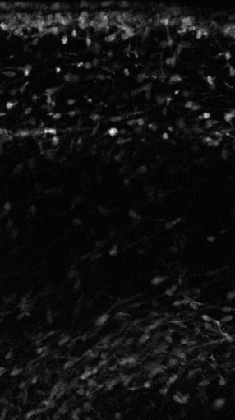
%> input picture Lim2018/Figures_codes/Matlab_scripts/Fig1_5/Fig1-Mzquant/E14 and 16_vgat/E16_vgat_b1_s007-1.tif, 235 x 420 px, shrunk from 286 x 511 before the run; its folder holds only this picture in this run
$ octave vgat_loop.m   (GNU Octave 9; MATLAB toolbox functions it lacks are replaced by stand-ins)
%> lines starting %> are read from the running program, lines starting %| are printed output that depends on the picture; in (x1, y1, x2, y2) boxes, pixels count from 0 and x2, y2 are one past the last pixel; in counts of white or black regions, pixels touching at a corner belong together; the program's own positions count from 1
### Lim2018/Figures_codes/Matlab_scripts/Fig1_5/Fig1-Mzquant/E14 and 16_vgat/vgat_e16.m
% May 2016- for vgat-cre X RCE - using confocal to optical section. this
% reduces the number of cells "merged" together thus allowing for more accurate
% quantification.


function data = vgat_e16(filename, A)
%> called with filename = 'E16_vgat_b1_s007-1.tif'


%%
I_gfp = imread (filename, A.ch);
%> I_gfp is the input picture: size 420x235 uint16; min 1, max 401, mean 27.4
bkg1 = mean (mode ((double(I_gfp))));
%> bkg1 = 10.23
I_gfp = I_gfp-bkg1; %background subtraction of gfp
% opening-closing by reconstruction of GFP image
se2 = strel('disk', 1,8); %structral element
se2B = strel ('disk',1,8);
I_gfp_e = imerode(I_gfp, se2); %eroding center of mass of cell
%figure, imshow(I_gfp_e, []), title('Image eroded');
I_gfp_obr = imreconstruct(I_gfp_e, I_gfp); %reconstruction after eroding
%figure, imshow(I_gfp_obr, []), title('GFPImage reconstructed');
I_gfp_obrd = imdilate(I_gfp_obr, se2); %measuring local max
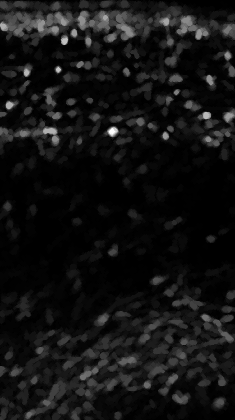
%> I_gfp_obrd: size 420x235 uint16; min 0, max 329, mean 24.5; drawn with min black and max white
%figure, imshow(I_gfp_obrd, []), title('I_gfp_obrd'); %showing local max
I_gfp_obrcbr = imreconstruct(imcomplement(I_gfp_obrd), imcomplement(I_gfp_obr));
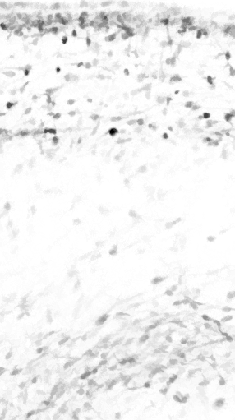
%> I_gfp_obrcbr: size 420x235 uint16; min 65206, max 65535, mean 65517.7; drawn with min black and max white
%reconstruct image with eroded and dilate image
I_gfp_obrcbr = imcomplement(I_gfp_obrcbr);
%inverse of eroded and dilated image, orginal image eroded & dilate
%figure, imshow(I_gfp_obrcbr, []), title('I_gfp_obrcbr')
%%
%gating GFP image by locate regional maxima
fgm = imregionalmax(I_gfp_obrd); %don't change
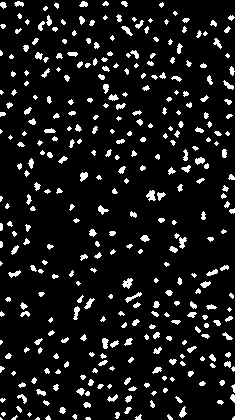
%> fgm: size 420x235 logical; 9.2% white; 350 white regions (106 under 20 px), largest, box (x1, y1, x2, y2) and area: (122, 278, 133, 289) 70, (146, 190, 156, 201) 69, (125, 292, 142, 303) 60
%figure, imshow(fgm, []), title ('fgm');
fgm2 = bwareaopen(fgm,1); %gating for size
figure, imshow(fgm2);
%%
[~, bw_gfp] = thresh_tool(imadjust(I_gfp)); %image to black and white - binary operation
%bw_gfp =  bwareaopen (bw_gfp, 40);

bw_total = bw_gfp & fgm2;
%bw_total = bwareaopen (bw_total, 5);
%figure, imshow(bw_total);
bw_gfp = bwareaopen(bw_gfp,5); % morphological opening to gate for the miniminal size of objects
figure, imshow(bw_gfp);
bwf_total = fgm2 & bw_gfp; % logical "AND" to only consider objects that overlap between fgm6 and bw3

%%
[r , col] = size (I_gfp);
IndMZ = round(0.1*r);
MZ_gfp= bwf_total;
MZ_gfp(IndMZ:r, :) = 0;
svz_gfp= bwf_total;
svz_gfp(1:IndMZ, :) = 0;
r = double (r);
col = double (col);
Ta = r*col/(A.px^2)/10^6;
A_MZ = 0.1*Ta;
A_SVZ = 0.9*Ta;
%%
% object labeling
[~, MZ] = bwlabel(MZ_gfp);
[~, svz] = bwlabel(svz_gfp);
%%
%subplot of figures
%subplots
hfig1 = figure(1);
set(hfig1, 'Position', [400 200 1200 600]);

%first subplot
subplot_tight(1,3,1); imshow(imadjust(I_gfp)); title ('All reporter');

%second subplot
subplot_tight(1,3,2); imshow (MZ_gfp); title ('MZ+ cells');

%3rd subplot
subplot_tight(1,3,3); imshow(svz_gfp); title ('SVZ+ cells');
%

% write the data in excel spreasheet


%%
d(:, 1)= [MZ, svz];
d (:, 2)  = [A_MZ , A_SVZ];
data1= num2cell(d);
%%
[~,imagename, ~] = fileparts(filename);
data3 =  cell(2, 4);
data3(:,4) = {imagename};
data3(:, 2) = {A.Brainno};
data3(:, 3) = {A.Age};
data3(:, 1)  = {'MZ', 'SVZ'}';
%%
C1 = horzcat (data1, data3);
data = cell2dataset(C1, 'VarNames', {'GFP', 'Areamm2', 'Region', 'Brainno', 'Age', 'imagename'});
end


### Lim2018/Figures_codes/Matlab_scripts/Fig1_5/Fig1-Mzquant/E14 and 16_vgat/thresh_tool.m
function [level,bw] = thresh_tool(im,cmap,defaultLevel) %mainfunction
%THRESH_TOOL  Interactively select intensity level for image thresholding.
%   THRESH_TOOL launches a GUI (graphical user interface) for thresholding
%   an intensity input image, IM. IM is displayed in the top left corner. A
%   colorbar and IM's histogram are displayed on the bottom. A line on the
%   histogram indicates the current threshold level. A binary image is
%   displayed in the top right based on the selected level.  To change the
%   level, click and drag the line. The output image updates automatically.
%
%   There are two ways to use this tool.
%
%Mode 1 - nonblocking behavior:
%   THRESH_TOOL(IM) launches GUI tool.  You can continue using the MATLAB
%   Desktop.  Since no results are needed, the function does not block
%   execution of other commands.
%
%   THRESH_TOOL(IM,CMAP) allows the user to specify the colormap, CMAP.  If
%   not specified, the default colormap is used.
%
%   THRESH_TOOL(IM,CMAP,DEFAULTLEVEL) allows the user to specify the
%   default threshold level. If not specified, DEFAULTLEVEL is determined
%   by GRAYTHRESH. Valid values for DEFAULTLEVEL must be consistent with
%   the data type of IM for integer intensity images: uint8 [0,255], uint16
%   [0,65535], int16 [-32768,32767].
%
%   Example
%       x = imread('rice.png');
%       thresh_tool(x)          %no return value, so MATLAB keeps running
%
%Mode 2 - blocking behavior:
%   LEVEL = THRESH_TOOL(...) returns the user selected level, LEVEL, and
%   MATLAB waits for the result before proceeding.  This blocking behavior
%   mode allows the tool to be inserted into an image processing algorithm
%   to support an automated workflow.
%
%   [LEVEL,BW] = THRESH_TOOL(...) also returns the thresholded binary
%   output image, BW.
%
%   Example
%       x = imread('rice.png');
%       lev = thresh_tool(x)    %MATLAB waits for GUI tool to finish
%
%See also COLORMAP, GRAYTHRESH, IM2BW.

%defensive programming
error(nargchk(1,3,nargin))
error(nargoutchk(0,2,nargout))

%validate defaultLevel within range
if nargin>2 %uer specified DEFAULTLEVEL
  dataType = class(im);
  switch dataType
    case 'uint8','uint16','int16'
      if defaultLevel<intmin(dataType) | defaultLevel>intmax(dataType)
        error(['Specified DEFAULTLEVEL outside class range for ' dataType])
      elseif defaultLevel<min(im(:)) | defaultLevel>max(im(:))
        error('Specified DEFAULTLEVEL outside data range for IM')
      end
    case 'double','single'
      %okay, do nothing
    otherwise
      error(['Unsupport image type ' dataType])
  end %switch
end

max_colors=1000;    %practical limit

%calculate bins centers
color_range = double(limits(im));
%> in limits, `result=[min(a(:)) max(a(:))];`: result = [0 65535]
if isa(im,'uint8') %special case [0 255]
  color_range = [0 255];
  num_colors = 256;
  di = 1;
elseif isinteger(im)
  %try direct indices first
  num_colors = diff(color_range)+1;
  if num_colors<max_colors %okay
    di = 1;                                 %inherent bins
  else %too many levels
    num_colors = max_colors;                %practical limit
    di = diff(color_range)/(num_colors-1);
  end
else %noninteger
  %try infering discrete resolution first (intensities often quantized)
  di = min(diff(sort(unique(im(:)))));
  num_colors = round(diff(color_range)/di)+1;
  if num_colors>max_colors %too many levels
    num_colors = max_colors;                %practical limit
    di = diff(color_range)/(num_colors-1);
  end
end
bin_ctrs = [color_range(1):di:color_range(2)];
FmtSpec = ['%.' num2str(ceil(-log10(di))) 'f'];

%new figure - interactive GUI tool for level segmenting
h_fig = figure; bigsize;
set(h_fig,'ToolBar','Figure')
if nargin>1 && isstr(cmap) && strmatch(lower(cmap),'gray')
  full_map = gray(num_colors);
elseif nargin>1 && isnumeric(cmap) && length(size(cmap))==2 && size(cmap,2)==3
  full_map = cmap;
else
  full_map = jet(num_colors);
end
setappdata(h_fig,'im',im)
setappdata(h_fig,'FmtSpec',FmtSpec)

%top left - input image
h_ax1 = axes('unit','norm','pos',[0.05 0.35 0.4 0.60]);
rgb = im2rgb(im,full_map);
  % [9 lines left out: function im2rgb, not called in this run]

image(rgb), axis image
%subimage(im,full_map)
axis off, title('Input Image')

%top right - segmented (eventually)
h_ax2 = axes('unit','norm','pos',[0.55 0.35 0.4 0.60]);
axis off
setappdata(h_fig,'h_ax2',h_ax2)

%next to bottom - intensity distribution
h_hist = axes('unit','norm','pos',[0.05 0.1 0.9 0.2]);
n = hist(double(im(:)),bin_ctrs);
bar(bin_ctrs,n)
axis([color_range limits(n(2:end-1))]) %ignore saturated end scaling
set(h_hist,'xtick',[],'ytick',[])
title('Intensity Distribution')

%very bottom - colorbar
h_cbar = axes('unit','norm','pos',[0.05 0.05 0.9 0.05],'tag','thresh_tool_cbar');
subimage(color_range,[0.5 1.5],1:num_colors,full_map)
set(h_cbar,'ytick',[],'xlim',color_range)
axis normal

v=version;
if str2num(v(1:3))>=7
  %link top axes (pan & zoom)
  linkaxes([h_ax1 h_ax2])
  %link bottom axes (X only - pan & zoom)
  linkaxes([h_hist h_cbar],'x')
end

%colorbar tick locations
set(h_cbar,'xtick',color_range)

%threshold level - initial guess (graythresh)
if nargin>2 %user specified default level
  my_level = defaultLevel;
else %graythresh default
  lo = double(color_range(1));
  hi = double(color_range(2));
  norm_im = (double(im)-lo)/(hi-lo);
  norm_level = graythresh(norm_im); %GRAYTHRESH assumes DOUBLE range [0,1]
  my_level = norm_level*(hi-lo)+lo;
end

%display level as vertical line
axes(h_hist)
h_lev = vline(my_level,'-');
set(h_lev,'LineWidth',2,'color',0.5*[1 1 1],'UserData',my_level)
setappdata(h_fig,'h_lev',h_lev)

%attach draggable behavior for user to change level
move_vline(h_lev,@update_plot);

axes(h_cbar)
y_lim = get(h_cbar,'ylim');

% PLACE TEXT LOCATION ON COLORBAR (Laurens)
%h_text = text(my_level,mean(y_lim),num2str(round(my_level)));
h_text = text(my_level,mean(y_lim),'dummy','HorizontalAlignment','Center');
if nargin<2
  text_color = 0.5*[1 1 1];
else
  text_color = 'm';
end
set(h_text,'FontWeight','Bold','color',text_color,'Tag','cbar_text')
movex_text(h_text,my_level)
%%%%%%%%%%%%%%%%%%%%%%%%

%segmented image
bw = im>my_level;
axes(h_ax2)
hold on
subimage(bw), axis off, axis ij
hold off
title('Segmented')

update_plot

%add reset button (resort to initial guess)
h_reset = uicontrol('unit','norm','pos',[0.0 0.95 .1 .05]);
set(h_reset,'string','Reset','callback',@ResetOriginalLevel)

if nargout>0 %return result(s)
  h_done = uicontrol('unit','norm','pos',[0.9 0.95 0.1 0.05]);
  set(h_done,'string','Done','callback','delete(gcbo)') %better
  %inspect(h_fig)
  set(h_fig,'WindowStyle','modal')
  waitfor(h_done)
  if ishandle(h_fig)
    h_lev = getappdata(gcf,'h_lev');
    level = mean(get(h_lev,'xdata'));
    if nargout>1
      h_im2 = findobj(h_ax2,'type','image');
      bw = logical(rgb2gray(get(h_im2,'cdata')));
    end
    delete(h_fig)
  else
    warning('THRESHTOOL:UserAborted','User Aborted - no return value')
    level = [];
  end
end

end %thresh_tool (mainfunction)


% [21 lines left out: functions ResetOriginalLevel, update_plot, not called in this run]


%function rgbsubimage(im,map), error('DISABLED')


%----------------------------------------------------------------------
function move_vline(handle,DoneFcn) %subfunction
%MOVE_VLINE implements horizontal movement of line.
%
%  Example:
%    plot(sin(0:0.1:pi))
%    h=vline(1);
%    move_vline(h)
%
%Note: This tools strictly requires MOVEX_TEXT, and isn't much good
%      without VLINE by Brandon Kuczenski, available at MATLAB Central.
%<http://www.mathworks.com/matlabcentral/fileexchange/loadFile.do?objectId=1039&objectType=file>

% This seems to lock the axes position
set(gcf,'Nextplot','Replace')
set(gcf,'DoubleBuffer','on')

h_ax=get(handle,'parent');
h_fig=get(h_ax,'parent');
setappdata(h_fig,'h_vline',handle)
if nargin<2, DoneFcn=[]; end
setappdata(h_fig,'DoneFcn',DoneFcn)
set(handle,'ButtonDownFcn',@DownFcn)

  % [30 lines left out: functions DownFcn, UpFcn, MoveFcn, not called in this run]

end %move_vline(subfunction)


%----------------------------------------------------------------------
function [x,y] = limits(a) %subfunction
% LIMITS returns min & max values of matrix; else scalar value.
%
%   [lo,hi]=LIMITS(a) returns LOw and HIgh values respectively.
%
%   lim=LIMITS(a) returns 1x2 result, where lim = [lo hi] values

if nargin~=1 | nargout>2 %bogus syntax
  error('usage: [lo,hi]=limits(a)')
end

siz=size(a);

if prod(siz)==1 %scalar
  result=a;                         % value
else %matrix
  result=[min(a(:)) max(a(:))];     % limits
end

if nargout==1 %composite result
  x=result;                         % 1x2 vector
elseif nargout==2 %separate results
  x=result(1);                      % two scalars
  y=result(2);
else %no result
  ans=result                        % display answer
end

end %limits (subfunction)


%----------------------------------------------------------------------
function movex_text(h_txt,x_pos) %subfunction
FmtSpec=getappdata(get(get(h_txt,'parent'),'parent'),'FmtSpec');
msg=sprintf(FmtSpec,x_pos);
pos=get(h_txt,'position');
pos(1)=x_pos;
set(h_txt,'Position',pos,'String',msg)
end %movex_text


%--------------------------------------------------------------------------------------------------------------
function hhh=vline(x,in1,in2) %subfunction
% function h=vline(x, linetype, label)
%
% Draws a vertical line on the current axes at the location specified by 'x'.  Optional arguments are
% 'linetype' (default is 'r:') and 'label', which applies a text label to the graph near the line.  The
% label appears in the same color as the line.
%
% The line is held on the current axes, and after plotting the line, the function returns the axes to
% its prior hold state.
%
% The HandleVisibility property of the line object is set to "off", so not only does it not appear on
% legends, but it is not findable by using findobj.  Specifying an output argument causes the function to
% return a handle to the line, so it can be manipulated or deleted.  Also, the HandleVisibility can be
% overridden by setting the root's ShowHiddenHandles property to on.
%
% h = vline(42,'g','The Answer')
%
% returns a handle to a green vertical line on the current axes at x=42, and creates a text object on
% the current axes, close to the line, which reads "The Answer".
%
% vline also supports vector inputs to draw multiple lines at once.  For example,
%
% vline([4 8 12],{'g','r','b'},{'l1','lab2','LABELC'})
%
% draws three lines with the appropriate labels and colors.
%
% By Brandon Kuczenski for Kensington Labs.
% brandon_kuczenski@kensingtonlabs.com
% 8 November 2001

% Downloaded 8/7/03 from MATLAB Central
% http://www.mathworks.com/matlabcentral/fileexchange/loadFile.do?objectId=1039&objectType=file

if length(x)>1  % vector input
    for I=1:length(x)
        switch nargin
        case 1
            linetype='r:';
            label='';
        case 2
            if ~iscell(in1)
                in1={in1};
            end
            if I>length(in1)
                linetype=in1{end};
            else
                linetype=in1{I};
            end
            label='';
        case 3
            if ~iscell(in1)
                in1={in1};
            end
            if ~iscell(in2)
                in2={in2};
            end
            if I>length(in1)
                linetype=in1{end};
            else
                linetype=in1{I};
            end
            if I>length(in2)
                label=in2{end};
            else
                label=in2{I};
            end
        end
        h(I)=vline(x(I),linetype,label);
    end
else
    switch nargin
    case 1
        linetype='r:';
        label='';
    case 2
        linetype=in1;
        label='';
    case 3
        linetype=in1;
        label=in2;
    end


    g=ishold(gca);
    hold on

    y=get(gca,'ylim');
    h=plot([x x],y,linetype);
    if length(label)
        xx=get(gca,'xlim');
        xrange=xx(2)-xx(1);
        xunit=(x-xx(1))/xrange;
        if xunit<0.8
            text(x+0.01*xrange,y(1)+0.1*(y(2)-y(1)),label,'color',get(h,'color'))
        else
            text(x-.05*xrange,y(1)+0.1*(y(2)-y(1)),label,'color',get(h,'color'))
        end
    end

    if g==0
    hold off
    end
    set(h,'tag','vline','handlevisibility','off')
end % else

if nargout
    hhh=h;
end

end %vline (subfunction)

### Lim2018/Figures_codes/Matlab_scripts/Fig1_5/Fig1-Mzquant/E14 and 16_vgat/im2rgb.m
  function rgb = im2rgb(im,full_map); %nested
    %coerce intensities into gray range [0,1]
    gray = imadjust(im,[],[0 1]);
    %generate indexed image
    num_colors = size(full_map,1);
    ind = gray2ind(gray,num_colors);
    %convert indexed image to RGB
    rgb = ind2rgb(ind,full_map);
  end %im2rgb

### Lim2018/Figures_codes/Matlab_scripts/Fig1_5/Fig1-Mzquant/E14 and 16_vgat/bigsize.m
function bigsize(fig)
% MAXIMIZE Size a window to fill the entire screen.
%
% maximize(HANDLE fig)
%  Will size the window with handle fig such that it fills the entire screen.
%

% Modification History
% ??/??/2001  WHF  Created.
% 04/17/2003  WHF  Found 'outerposition' undocumented feature.
%

% Original author: Bill Finger, Creare Inc.
% Free for redistribution as long as credit comments are preserved.
%

if nargin==0, fig=gcf; end

units=get(fig,'units');
set(fig,'units','pixel','outerposition',[300 70 1224 985]);
set(fig,'units',units);

% Old way:
% These are magic numbers which are probably system dependent.
%dim=get(0,'ScreenSize')-[0 -5 0 72];

%set(fig,'Position',dim);

### Lim2018/Figures_codes/Matlab_scripts/Fig1_5/Fig1-Mzquant/E14 and 16_vgat/vgat_loop.m
close all;
clear all;
%%

i = dir('*.tif'); %lists all stk stacks in current directory
px = 1.1033; %pixel to um conversion - check on apotome
ch1 = 1; % reporter channel


Brainno = '130516_B2';
Genotype = 'vgat-cre';
Age = 'E14.5';
A= struct('Brainno', {Brainno}, 'Genotype', {Genotype}, 'Age', {Age}, 'ch', {ch1}, 'px', {px});
outputfile = strcat (Brainno, '_', Genotype, '.csv');

%%

for k = 1:numel(i) % loops through all images in the directory

    filename = i(k).name;
    z=0;
    z1 =0;
    while z1 ==0;
        vgat((2*k-1:2*k), :) = vgat_e16 (filename, A);
%> in thresh_tool, `num_colors = diff(color_range)+1;`: num_colors = 65536
%> in thresh_tool, `di = diff(color_range)/(num_colors-1);`: di = 65.6
%> in thresh_tool, `bin_ctrs = [color_range(1):di:color_range(2)];`: bin_ctrs = 1000 values from 0 to 65535
%> in thresh_tool, `FmtSpec = ['%.' num2str(ceil(-log10(di))) 'f'];`: FmtSpec = '%.-1f'
%> in im2rgb, `gray = imadjust(im,[],[0 1]);`:
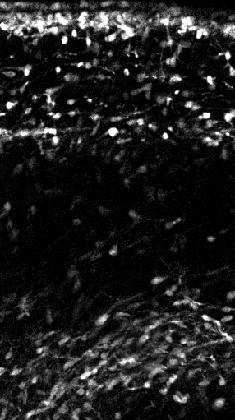
%> gray: size 420x235 uint16; min 0, max 65535, mean 7989.5; drawn with min black and max white
%> in im2rgb, `rgb = ind2rgb(ind,full_map);`:
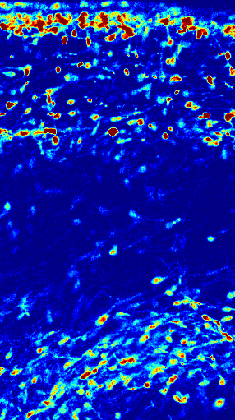
%> rgb: size 420x235x3 double; mean R, G, B 0.0558, 0.143, 0.668
%> in thresh_tool, `n = hist(double(im(:)),bin_ctrs);`: n = 1000 values, max 24944 at index 1, min 0 at index 2, mean 98.7
%> in thresh_tool, `title('Intensity Distribution')`:
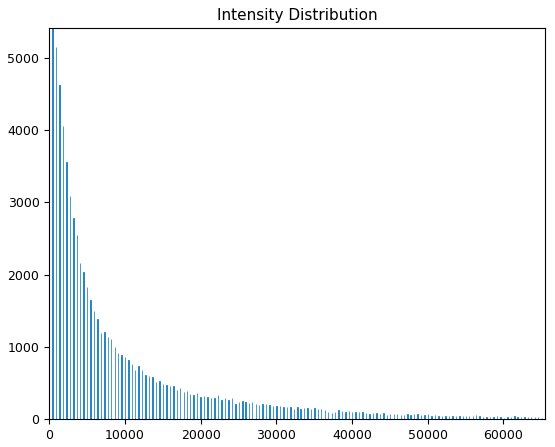
%> figure redrawn from the program's plot data; tallest bar 24944 high, from x = -26.24 to 26.24
%> in thresh_tool, `lo = double(color_range(1));`: lo = 0
%> in thresh_tool, `hi = double(color_range(2));`: hi = 65535
%> in thresh_tool, `norm_level = graythresh(norm_im);`: norm_level = 0.3
%> in thresh_tool, `my_level = norm_level*(hi-lo)+lo;`: my_level = 19660.5
%> in thresh_tool, `h_lev = vline(my_level,'-');`: h_lev = -80.28
%> in move_vline, `h_ax=get(handle,'parent');`: h_ax = -77.69
%> in move_vline, `h_fig=get(h_ax,'parent');`: h_fig = 2
%> in thresh_tool, `set(h_text,'FontWeight','Bold','color',text_color,'Tag','cbar_text')`:
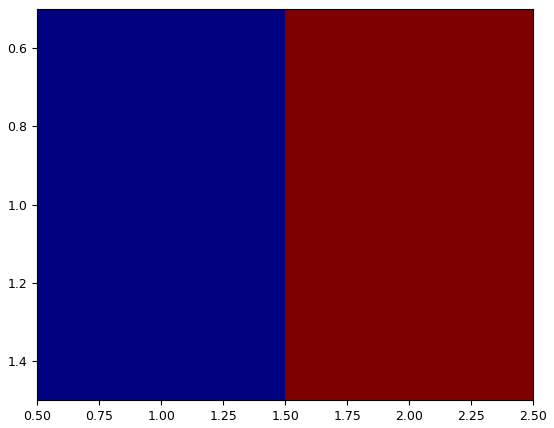
%> figure redrawn from the program's plot data
%> (the run ends here)
